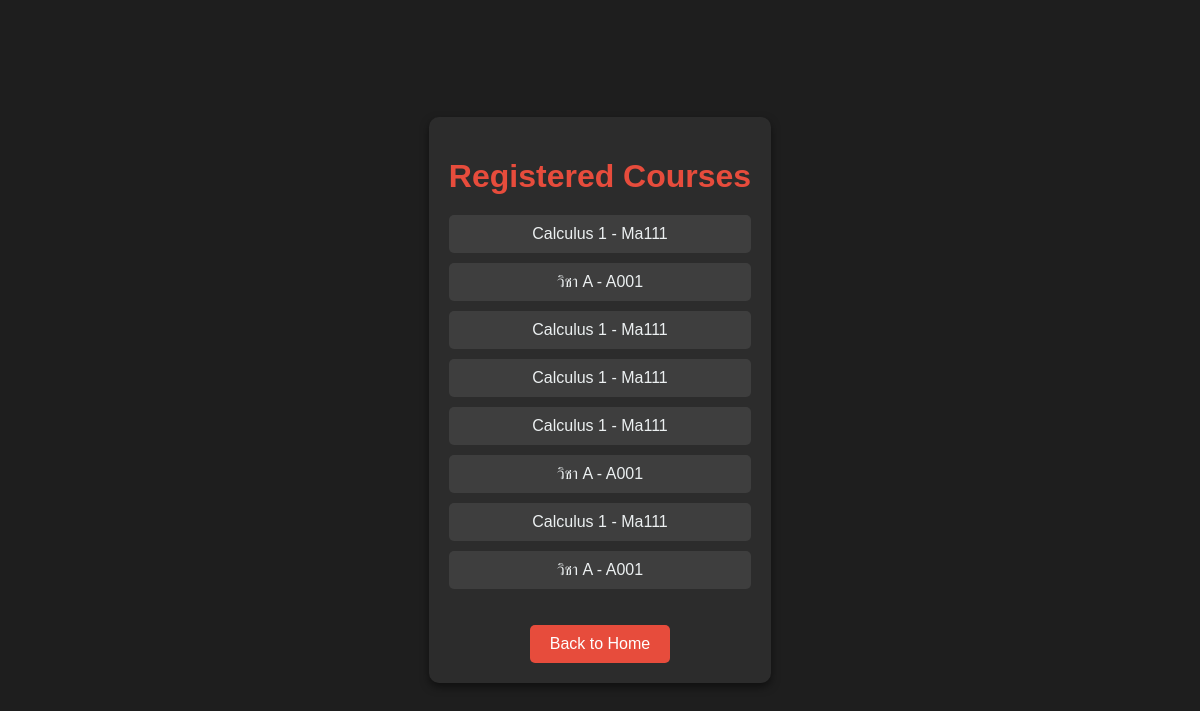
Before: /subject_alreadysign/registered-courses/ (signed in) with the older database file.
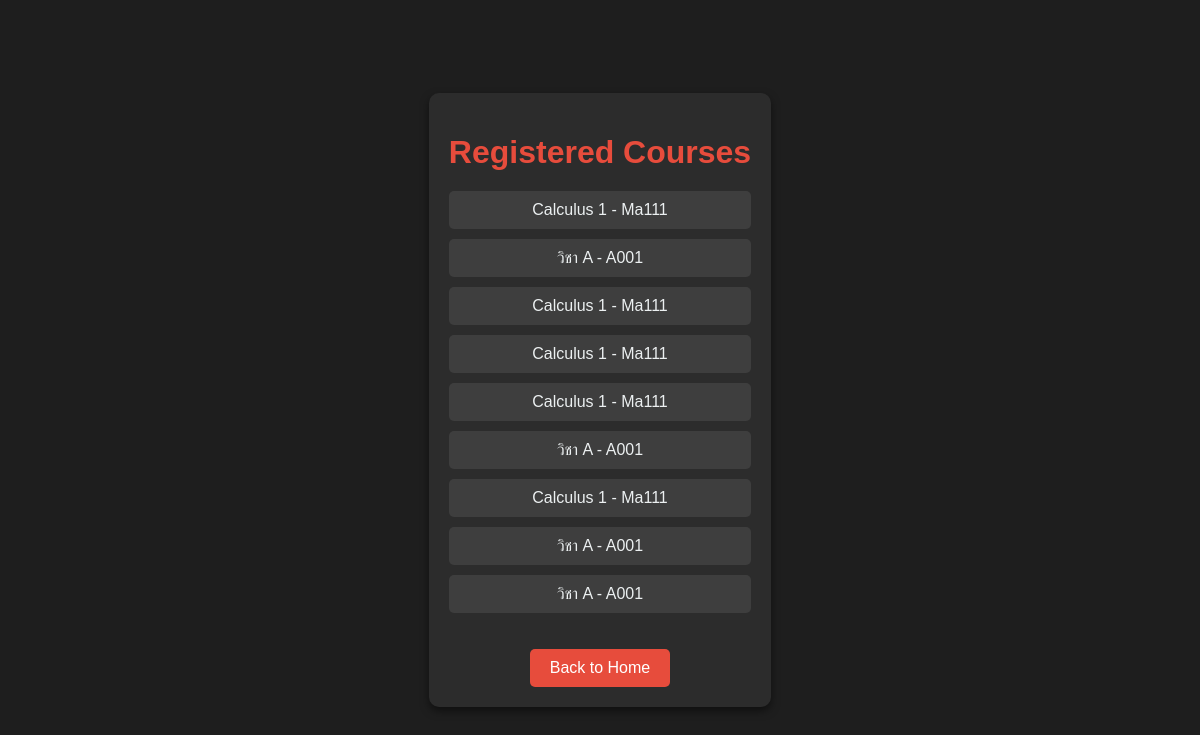
After: the same page with the newer database file.
### course_selection/models.py (models this page shows, shortened)
class CourseRegistration(models.Model):
    user = models.ForeignKey(User, on_delete=models.CASCADE, related_name='course_selection_user_registrations')
    course = models.ForeignKey(Course, on_delete=models.CASCADE, related_name='course_selection_registrations')
    registration_date = models.DateTimeField(auto_now_add=True)

### courses/models.py (models this page shows, shortened)
class Course(models.Model):
    course_name = models.CharField(max_length=100)
    course_code = models.CharField(max_length=20)
    semester = models.CharField(max_length=20)
    academic_year = models.CharField(max_length=20)
    max_capacity = models.IntegerField()
    enrollment_status = models.BooleanField(default=True)

### subject_alreadysign/views.py (the view)
# urls.py: path('registered-courses/', views.registered_courses, name='registered_courses'),
def registered_courses(request):
    if request.user.is_authenticated:
        registrations = CourseRegistration.objects.filter(user=request.user)
        context = {
            'registrations': registrations
        }
        return render(request, 'subject_alreadysign/subject_sign.html', context)
    else:
        return render(request, 'login.html')  # เปลี่ยนเส้นทางถ้าผู้ใช้ไม่ได้ล็อกอิน

### subject_alreadysign/templates/subject_alreadysign/subject_sign.html (shortened to what this page needs)
<!DOCTYPE html>
<html lang="en">
<head>
</head>
<body>
    <div class="container">
        <h1>Registered Courses</h1>
        <ul>
            {% if registrations %}
                {% for registration in registrations %}
                    <li>
                        {{ registration.course.course_name }} - {{ registration.course.course_code }}
                    </li>
                {% endfor %}
            {% else %}
                <li class="no-courses">No courses registered.</li>
            {% endif %}
        </ul>
        <a href="{% url 'home' %}">Back to Home</a>
    </div>
</body>
</html>

Changed rows visible on the page:
added CourseRegistration: course.course_name "วิชา A", course.course_code "A001"
